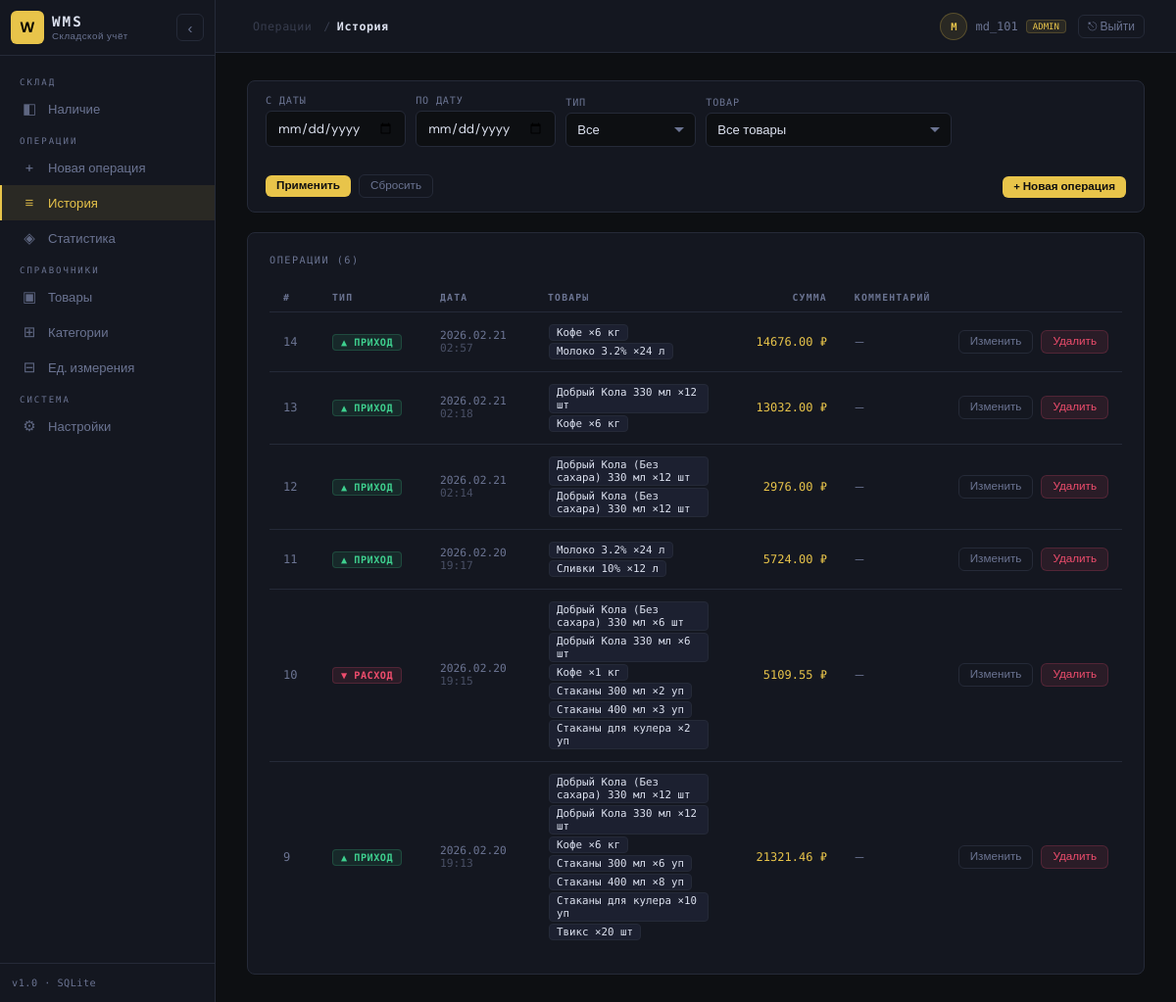
Screenshot of /history (signed in) with the database file from the repository.
### tables this page shows
CREATE TABLE users (
        id            INTEGER PRIMARY KEY AUTOINCREMENT,
        username      TEXT NOT NULL UNIQUE,
        password_hash TEXT NOT NULL,
        role          TEXT NOT NULL DEFAULT 'user',
        theme         TEXT NOT NULL DEFAULT 'dark',
        created_at    TEXT NOT NULL
    );

CREATE TABLE operations (
        id INTEGER PRIMARY KEY AUTOINCREMENT,
        type TEXT NOT NULL CHECK(type IN ('IN','OUT')),
        created_at TEXT NOT NULL,
        comment TEXT
    );

CREATE TABLE operation_items (
        id INTEGER PRIMARY KEY AUTOINCREMENT,
        operation_id INTEGER NOT NULL REFERENCES operations(id) ON DELETE CASCADE,
        product_id INTEGER NOT NULL REFERENCES products(id),
        quantity REAL NOT NULL,
        price_per_unit REAL
    );

CREATE TABLE products (
        id INTEGER PRIMARY KEY AUTOINCREMENT,
        name TEXT NOT NULL,
        category_id INTEGER REFERENCES categories(id),
        unit_id INTEGER REFERENCES units(id),
        description TEXT,
        current_stock REAL NOT NULL DEFAULT 0
    );

CREATE TABLE units (
        id INTEGER PRIMARY KEY AUTOINCREMENT,
        name TEXT NOT NULL UNIQUE,
        short_name TEXT NOT NULL
    );

### app.py (the view)
@app.route("/history")
def history():
    db         = get_db()
    date_from  = request.args.get("date_from", "")
    date_to    = request.args.get("date_to", "")
    op_type    = request.args.get("op_type", "")
    product_id = request.args.get("product_id", "")
    page       = int(request.args.get("page", 1))
    limit      = 20
    offset     = (page - 1) * limit
    conditions, params = [], []
    if date_from:
        conditions.append("o.created_at >= ?"); params.append(date_from)
    if date_to:
        conditions.append("o.created_at <= ?"); params.append(date_to + " 23:59:59")
    if op_type in ("IN", "OUT"):
        conditions.append("o.type = ?"); params.append(op_type)
    if product_id:
        conditions.append("EXISTS (SELECT 1 FROM operation_items oi WHERE oi.operation_id=o.id AND oi.product_id=?)")
        params.append(int(product_id))
    where  = ("WHERE " + " AND ".join(conditions)) if conditions else ""
    total  = db.execute(f"SELECT COUNT(*) FROM operations o {where}", params).fetchone()[0]
    ops    = db.execute(
        f"SELECT * FROM operations o {where} ORDER BY o.created_at DESC LIMIT ? OFFSET ?",
        params + [limit, offset]
    ).fetchall()
    ops_with_items = []
    for op in ops:
        items = db.execute("""
            SELECT oi.*, p.name as product_name, u.short_name as unit_short
            FROM operation_items oi JOIN products p ON p.id=oi.product_id
            LEFT JOIN units u ON u.id=p.unit_id WHERE oi.operation_id=?
        """, (op["id"],)).fetchall()
        ops_with_items.append({"op": op, "items": items})
    all_products = db.execute("SELECT id, name FROM products ORDER BY name").fetchall()
    pages   = (total + limit - 1) // limit
    filters = {"date_from": date_from, "date_to": date_to,
               "op_type": op_type, "product_id": product_id}
    return render_template("history.html", operations=ops_with_items, products=all_products,
                           total=total, page=page, pages=pages, filters=filters)

### app.py (called while the page is built)
@login_manager.user_loader
def load_user(user_id):
    with sqlite3.connect(DB_PATH) as conn:
        conn.row_factory = sqlite3.Row
        row = conn.execute("SELECT * FROM users WHERE id=?", (user_id,)).fetchone()
    return User(row) if row else None

def get_db():
    if "db" not in g:
        g.db = sqlite3.connect(DB_PATH, detect_types=sqlite3.PARSE_DECLTYPES)
        g.db.row_factory = sqlite3.Row
        g.db.execute("PRAGMA foreign_keys = ON")
    return g.db

def get_setting(key, default=None):
    try:
        with sqlite3.connect(DB_PATH) as db:
            db.row_factory = sqlite3.Row
            row = db.execute("SELECT value FROM app_settings WHERE key=?", (key,)).fetchone()
        return row['value'] if row else default
    except sqlite3.Error as e:
        logger.exception("get_setting(%r) failed: %s", key, e)
        return default

@app.context_processor
def inject_globals():
    return dict(app_tz=get_setting('timezone', 'UTC'))

@app.before_request
def check_auth():
    if request.endpoint is None:
        return
    if request.endpoint in PUBLIC:
        return
    db = get_db()
    user_count = db.execute("SELECT COUNT(*) FROM users").fetchone()[0]
    if user_count == 0:
        return redirect(url_for('setup'))
    if not current_user.is_authenticated:
        return redirect(url_for('login', next=request.path))

### templates/history.html (shortened to what this page needs)
{% extends "base.html" %}
{% block breadcrumb %}<span class="sep">Операции</span><span class="sep">/</span><strong>История</strong>{% endblock %}
{% block content %}
<div x-data="{ detail: null }">
<form method="get" action="{{ url_for('history') }}">
<div class="filters-bar mb-20">
  <div class="form-group mb-0">
    <label>С даты</label>
    <input type="date" name="date_from" value="{{ filters.date_from }}">
  </div>
  <div class="form-group mb-0">
    <label>По дату</label>
    <input type="date" name="date_to" value="{{ filters.date_to }}">
  </div>
  <div class="form-group mb-0">
    <label>Тип</label>
    <select name="op_type">
      <option value="">Все</option>
    </select>
  </div>
  <div class="form-group mb-0">
    <label>Товар</label>
    <select name="product_id">
      <option value="">Все товары</option>
    </select>
  </div>
  <div class="flex gap-8 items-center" style="margin-top:18px">
    <button type="submit" class="btn btn-primary btn-sm">Применить</button>
    <a href="{{ url_for('history') }}" class="btn btn-ghost btn-sm">Сбросить</a>
  </div>
  <div style="margin-left:auto;margin-top:18px">
    <a href="{{ url_for('new_operation') }}" class="btn btn-primary btn-sm">+ Новая операция</a>
  </div>
</div>
</form>
<div class="card">
  <div class="card-header">
    <span class="card-title">Операции ({{ total }})</span>
  </div>
  {% if operations %}
  <div class="table-wrap">
    <table>
      <thead>
        <tr>
          <th style="width:50px">#</th>
          <th style="width:110px">Тип</th>
          <th style="width:110px">Дата</th>
          <th>Товары</th>
          <th style="width:120px;text-align:right">Сумма</th>
          <th>Комментарий</th>
          <th style="width:90px"></th>
        </tr>
      </thead>
      <tbody>
        {% for row in operations %}
        {% set op = row['op'] %}
        {% set items = row['items'] %}
        {% set total_sum = namespace(v=0) %}
        {% for item in items %}{% if item.price_per_unit %}{% set total_sum.v = total_sum.v + item.quantity * item.price_per_unit %}{% endif %}{% endfor %}
        <tr style="cursor:pointer" @click="detail='op_{{ op.id }}'">
          <td class="td-mono text-muted">{{ op.id }}</td>
          <td>
            {% if op.type == 'IN' %}
            <span class="badge badge-in">▲ ПРИХОД</span>
            {% else %}
            <span class="badge badge-out">▼ РАСХОД</span>
            {% endif %}
          </td>
          <td class="td-mono text-muted" style="font-size:0.75rem">
            {{ op.created_at[:10].replace('-','.') }}<br>
            <span style="opacity:0.6">{{ op.created_at[11:16] }}</span>
          </td>
          <td>
            {% for item in items %}
            <span style="display:inline-block;background:var(--surface2);border:1px solid var(--border);border-radius:4px;padding:1px 7px;font-size:0.72rem;margin:1px;font-family:var(--mono)">
              {{ item.product_name }} ×{{ "%.3g" | format(item.quantity) }}{% if item.unit_short %} {{ item.unit_short }}{% endif %}
            </span>
            {% endfor %}
          </td>
          <td style="text-align:right" class="td-mono">
            {% if total_sum.v > 0 %}
            <span class="text-accent">{{ "%.2f" | format(total_sum.v) }} ₽</span>
            {% else %}<span class="text-muted">—</span>{% endif %}
          </td>
          <td class="text-muted text-sm">{{ op.comment or '—' }}</td>
          <td @click.stop style="text-align:right">
            <div class="flex gap-8 justify-end">
              <a href="/operations/{{ op.id }}/edit" class="btn btn-ghost btn-sm"
                onclick="return confirm('⚠️ Редактирование операции изменит остатки на складе.\n\nДействуйте внимательно — старые данные будут пересчитаны.\n\nПродолжить?')">
                Изменить
              </a>
              <form method="post" action="/operations/{{ op.id }}/delete" style="margin:0"
                onsubmit="return confirm('⚠️ Удаление операции #{{ op.id }} необратимо!\n\nОстатки товаров будут скорректированы в обратную сторону.\n\nВы уверены?')">
                <button type="submit" class="btn btn-danger btn-sm">Удалить</button>
              </form>
            </div>
          </td>
        </tr>
        {% endfor %}
      </tbody>
    </table>
  </div>
  {% else %}
  <div class="empty-state">
    <div class="empty-icon">≡</div>
    <p>Операций не найдено</p>
    <a href="{{ url_for('new_operation') }}" class="btn btn-primary btn-sm">Создать операцию</a>
  </div>
  {% endif %}
</div>
</div>
{% endblock %}

### templates/base.html (shortened to what this page needs)
<!DOCTYPE html>
<html lang="ru">
<head>
</head>
<body x-data="{
  collapsed: localStorage.getItem('sidebar') === 'collapsed'
}" x-init="
  $watch('collapsed', v => localStorage.setItem('sidebar', v ? 'collapsed' : 'open'));
  document.documentElement.setAttribute('data-theme', '{% if current_user.is_authenticated and current_user.theme in ("dark", "light") %}{{ current_user.theme }}{% else %}dark{% endif %}');
">
<aside class="sidebar" :class="{ collapsed: collapsed }">
  <div class="sidebar-logo">
    <div class="logo-badge">
      <div class="logo-icon">W</div>
      <div class="logo-text">
        <div class="wms">WMS</div>
        <div class="sub">Складской учёт</div>
      </div>
    </div>
    <button class="sidebar-toggle" @click="collapsed = !collapsed" :title="collapsed ? 'Развернуть' : 'Свернуть'">
      <span x-text="collapsed ? '›' : '‹'" style="font-size:1rem;line-height:1"></span>
    </button>
  </div>
  <nav class="sidebar-nav">
    <div class="nav-section">Склад</div>
    <a href="{{ url_for('stock') }}" data-label="Наличие"
      class="nav-link {% if request.endpoint == 'stock' or request.endpoint == 'index' %}active{% endif %}">
      <span class="nav-icon">◧</span><span class="nav-label"> Наличие</span>
    </a>
    <div class="nav-section">Операции</div>
    <a href="{{ url_for('new_operation') }}" data-label="Новая операция"
      class="nav-link {% if request.endpoint == 'new_operation' %}active{% endif %}">
      <span class="nav-icon">+</span><span class="nav-label"> Новая операция</span>
    </a>
    <a href="{{ url_for('history') }}" data-label="История"
      class="nav-link {% if request.endpoint == 'history' %}active{% endif %}">
      <span class="nav-icon">≡</span><span class="nav-label"> История</span>
    </a>
    <a href="{{ url_for('stats') }}" data-label="Статистика"
      class="nav-link {% if request.endpoint in ('stats', 'stats_detail') %}active{% endif %}">
      <span class="nav-icon">◈</span><span class="nav-label"> Статистика</span>
    </a>
    <div class="nav-section">Справочники</div>
    <a href="{{ url_for('products') }}" data-label="Товары"
      class="nav-link {% if request.endpoint == 'products' %}active{% endif %}">
      <span class="nav-icon">▣</span><span class="nav-label"> Товары</span>
    </a>
    <a href="{{ url_for('categories') }}" data-label="Категории"
      class="nav-link {% if request.endpoint == 'categories' %}active{% endif %}">
      <span class="nav-icon">⊞</span><span class="nav-label"> Категории</span>
    </a>
    <a href="{{ url_for('units') }}" data-label="Ед. измерения"
      class="nav-link {% if request.endpoint == 'units' %}active{% endif %}">
      <span class="nav-icon">⊟</span><span class="nav-label"> Ед. измерения</span>
    </a>
    <div class="nav-section">Система</div>
    <a href="{{ url_for('settings') }}" data-label="Настройки"
      class="nav-link {% if request.endpoint == 'settings' %}active{% endif %}">
      <span class="nav-icon">⚙</span><span class="nav-label"> Настройки</span>
    </a>
  </nav>
  <div class="sidebar-footer">v1.0 · SQLite</div>
</aside>
<div class="main" :class="{ 'sidebar-collapsed': collapsed }">
  <div class="topbar">
    <div class="breadcrumb">{% block breadcrumb %}<strong>WMS</strong>{% endblock %}</div>
    <div style="margin-left:auto;display:flex;align-items:center;gap:12px">
      {% if current_user.is_authenticated %}
      <div style="display:flex;align-items:center;gap:8px">
        <div style="width:28px;height:28px;border-radius:50%;background:var(--accent-dim);
          border:1px solid rgba(232,196,74,0.25);display:flex;align-items:center;justify-content:center;
          font-family:var(--mono);font-size:0.7rem;color:var(--accent);font-weight:700">
          {{ (current_user.username[0] if current_user.username else '?') | upper }}
        </div>
        <span style="font-size:0.8rem;color:var(--text-muted);font-family:var(--mono)">{{ current_user.username }}</span>
        {% if current_user.role == 'admin' %}
        <span style="font-size:0.6rem;font-family:var(--mono);color:var(--accent);
          background:var(--accent-dim);border:1px solid rgba(232,196,74,0.2);
          border-radius:4px;padding:1px 6px">ADMIN</span>
        {% endif %}
      </div>
      <form method="post" action="{{ url_for('logout') }}" style="margin:0">
        <button type="submit" class="btn btn-ghost btn-sm" title="Выйти"
          style="padding:5px 9px;font-size:0.8rem">⎋ Выйти</button>
      </form>
      {% endif %}
    </div>
  </div>
  <div class="content">
    {% block content %}{% endblock %}
  </div>
</div>
</body>
</html>

### rows the page displays
users: username "M", username "md_101"
operations: id "14", created_at "2026.02.21", created_at "02:57"
operation_items: product_name "Кофе", quantity "6", unit_short "кг"
operation_items: product_name "Молоко 3.2%", quantity "24", unit_short "л"
operations: id "13", created_at "2026.02.21", created_at "02:18"
operation_items: product_name "Добрый Кола 330 мл", quantity "12", unit_short "шт"
operation_items: product_name "Кофе", quantity "6", unit_short "кг"
operations: id "12", created_at "2026.02.21", created_at "02:14"
operation_items: product_name "Добрый Кола (Без сахара) 330 мл", quantity "12", unit_short "шт"
operation_items: product_name "Добрый Кола (Без сахара) 330 мл", quantity "12", unit_short "шт"
operations: id "11", created_at "2026.02.20", created_at "19:17"
operation_items: product_name "Молоко 3.2%", quantity "24", unit_short "л"
operation_items: product_name "Сливки 10%", quantity "12", unit_short "л"
operations: id "10", created_at "2026.02.20", created_at "19:15"
operation_items: product_name "Добрый Кола (Без сахара) 330 мл", quantity "6", unit_short "шт"
operation_items: product_name "Добрый Кола 330 мл", quantity "6", unit_short "шт"
operation_items: product_name "Кофе", quantity "1", unit_short "кг"
operation_items: product_name "Стаканы 300 мл", quantity "2", unit_short "уп"
operation_items: product_name "Стаканы 400 мл", quantity "3", unit_short "уп"
operation_items: product_name "Стаканы для кулера", quantity "2", unit_short "уп"
operations: id "9", created_at "2026.02.20", created_at "19:13"
operation_items: product_name "Добрый Кола (Без сахара) 330 мл", quantity "12", unit_short "шт"
operation_items: product_name "Добрый Кола 330 мл", quantity "12", unit_short "шт"
operation_items: product_name "Кофе", quantity "6", unit_short "кг"
operation_items: product_name "Стаканы 300 мл", quantity "6", unit_short "уп"
operation_items: product_name "Стаканы 400 мл", quantity "8", unit_short "уп"
operation_items: product_name "Стаканы для кулера", quantity "10", unit_short "уп"
operation_items: product_name "Твикс", quantity "20", unit_short "шт"

### other values shown
{{ total }} "6"
{{ "%.2f" | format(total_sum.v) }} "14676.00" "13032.00" "2976.00" "5724.00" "5109.55" "21321.46"
{{ op.comment or '—' }} "—" "—" "—" "—" "—" "—"
